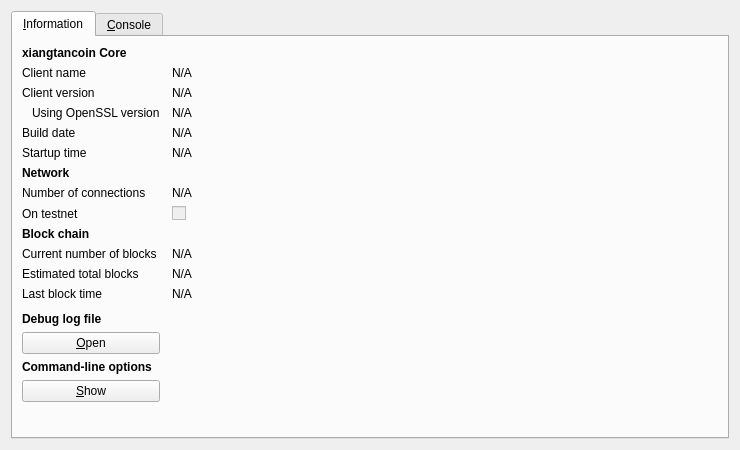
<?xml version="1.0" encoding="UTF-8"?>
<ui version="4.0">
 <class>RPCConsole</class>
 <widget class="QDialog" name="RPCConsole">
  <property name="geometry">
   <rect>
    <x>0</x>
    <y>0</y>
    <width>740</width>
    <height>450</height>
   </rect>
  </property>
  <property name="windowTitle">
   <string>xiangtancoin - Debug window</string>
  </property>
  <layout class="QVBoxLayout" name="verticalLayout_2">
   <item>
    <widget class="QTabWidget" name="tabWidget">
     <property name="currentIndex">
      <number>0</number>
     </property>
     <widget class="QWidget" name="tab_info">
      <attribute name="title">
       <string>&amp;Information</string>
      </attribute>
      <layout class="QGridLayout" name="gridLayout" columnstretch="0,1">
       <property name="horizontalSpacing">
        <number>12</number>
       </property>
       <item row="0" column="0">
        <widget class="QLabel" name="label_9">
         <property name="font">
          <font>
           <weight>75</weight>
           <bold>true</bold>
          </font>
         </property>
         <property name="text">
          <string>xiangtancoin Core</string>
         </property>
        </widget>
       </item>
       <item row="1" column="0">
        <widget class="QLabel" name="label_5">
         <property name="text">
          <string>Client name</string>
         </property>
        </widget>
       </item>
       <item row="1" column="1">
        <widget class="QLabel" name="clientName">
         <property name="cursor">
          <cursorShape>IBeamCursor</cursorShape>
         </property>
         <property name="text">
          <string>N/A</string>
         </property>
         <property name="textFormat">
          <enum>Qt::PlainText</enum>
         </property>
         <property name="textInteractionFlags">
          <set>Qt::LinksAccessibleByMouse|Qt::TextSelectableByKeyboard|Qt::TextSelectableByMouse</set>
         </property>
        </widget>
       </item>
       <item row="2" column="0">
        <widget class="QLabel" name="label_6">
         <property name="text">
          <string>Client version</string>
         </property>
        </widget>
       </item>
       <item row="2" column="1">
        <widget class="QLabel" name="clientVersion">
         <property name="cursor">
          <cursorShape>IBeamCursor</cursorShape>
         </property>
         <property name="text">
          <string>N/A</string>
         </property>
         <property name="textFormat">
          <enum>Qt::PlainText</enum>
         </property>
         <property name="textInteractionFlags">
          <set>Qt::LinksAccessibleByMouse|Qt::TextSelectableByKeyboard|Qt::TextSelectableByMouse</set>
         </property>
        </widget>
       </item>
       <item row="3" column="0">
        <widget class="QLabel" name="label_14">
         <property name="text">
          <string>Using OpenSSL version</string>
         </property>
         <property name="indent">
          <number>10</number>
         </property>
        </widget>
       </item>
       <item row="3" column="1">
        <widget class="QLabel" name="openSSLVersion">
         <property name="cursor">
          <cursorShape>IBeamCursor</cursorShape>
         </property>
         <property name="text">
          <string>N/A</string>
         </property>
         <property name="textFormat">
          <enum>Qt::PlainText</enum>
         </property>
         <property name="textInteractionFlags">
          <set>Qt::LinksAccessibleByMouse|Qt::TextSelectableByKeyboard|Qt::TextSelectableByMouse</set>
         </property>
        </widget>
       </item>
       <item row="4" column="0">
        <widget class="QLabel" name="label_12">
         <property name="text">
          <string>Build date</string>
         </property>
        </widget>
       </item>
       <item row="4" column="1">
        <widget class="QLabel" name="buildDate">
         <property name="cursor">
          <cursorShape>IBeamCursor</cursorShape>
         </property>
         <property name="text">
          <string>N/A</string>
         </property>
         <property name="textFormat">
          <enum>Qt::PlainText</enum>
         </property>
         <property name="textInteractionFlags">
          <set>Qt::LinksAccessibleByMouse|Qt::TextSelectableByKeyboard|Qt::TextSelectableByMouse</set>
         </property>
        </widget>
       </item>
       <item row="5" column="0">
        <widget class="QLabel" name="label_13">
         <property name="text">
          <string>Startup time</string>
         </property>
        </widget>
       </item>
       <item row="5" column="1">
        <widget class="QLabel" name="startupTime">
         <property name="cursor">
          <cursorShape>IBeamCursor</cursorShape>
         </property>
         <property name="text">
          <string>N/A</string>
         </property>
         <property name="textFormat">
          <enum>Qt::PlainText</enum>
         </property>
         <property name="textInteractionFlags">
          <set>Qt::LinksAccessibleByMouse|Qt::TextSelectableByKeyboard|Qt::TextSelectableByMouse</set>
         </property>
        </widget>
       </item>
       <item row="6" column="0">
        <widget class="QLabel" name="label_11">
         <property name="font">
          <font>
           <weight>75</weight>
           <bold>true</bold>
          </font>
         </property>
         <property name="text">
          <string>Network</string>
         </property>
        </widget>
       </item>
       <item row="7" column="0">
        <widget class="QLabel" name="label_7">
         <property name="text">
          <string>Number of connections</string>
         </property>
        </widget>
       </item>
       <item row="7" column="1">
        <widget class="QLabel" name="numberOfConnections">
         <property name="cursor">
          <cursorShape>IBeamCursor</cursorShape>
         </property>
         <property name="text">
          <string>N/A</string>
         </property>
         <property name="textFormat">
          <enum>Qt::PlainText</enum>
         </property>
         <property name="textInteractionFlags">
          <set>Qt::LinksAccessibleByMouse|Qt::TextSelectableByKeyboard|Qt::TextSelectableByMouse</set>
         </property>
        </widget>
       </item>
       <item row="8" column="0">
        <widget class="QLabel" name="label_8">
         <property name="text">
          <string>On testnet</string>
         </property>
        </widget>
       </item>
       <item row="8" column="1">
        <widget class="QCheckBox" name="isTestNet">
         <property name="enabled">
          <bool>false</bool>
         </property>
         <property name="text">
          <string/>
         </property>
        </widget>
       </item>
       <item row="9" column="0">
        <widget class="QLabel" name="label_10">
         <property name="font">
          <font>
           <weight>75</weight>
           <bold>true</bold>
          </font>
         </property>
         <property name="text">
          <string>Block chain</string>
         </property>
        </widget>
       </item>
       <item row="10" column="0">
        <widget class="QLabel" name="label_3">
         <property name="text">
          <string>Current number of blocks</string>
         </property>
        </widget>
       </item>
       <item row="10" column="1">
        <widget class="QLabel" name="numberOfBlocks">
         <property name="cursor">
          <cursorShape>IBeamCursor</cursorShape>
         </property>
         <property name="text">
          <string>N/A</string>
         </property>
         <property name="textFormat">
          <enum>Qt::PlainText</enum>
         </property>
         <property name="textInteractionFlags">
          <set>Qt::LinksAccessibleByMouse|Qt::TextSelectableByKeyboard|Qt::TextSelectableByMouse</set>
         </property>
        </widget>
       </item>
       <item row="11" column="0">
        <widget class="QLabel" name="label_4">
         <property name="text">
          <string>Estimated total blocks</string>
         </property>
        </widget>
       </item>
       <item row="11" column="1">
        <widget class="QLabel" name="totalBlocks">
         <property name="cursor">
          <cursorShape>IBeamCursor</cursorShape>
         </property>
         <property name="text">
          <string>N/A</string>
         </property>
         <property name="textFormat">
          <enum>Qt::PlainText</enum>
         </property>
         <property name="textInteractionFlags">
          <set>Qt::LinksAccessibleByMouse|Qt::TextSelectableByKeyboard|Qt::TextSelectableByMouse</set>
         </property>
        </widget>
       </item>
       <item row="12" column="0">
        <widget class="QLabel" name="label_2">
         <property name="text">
          <string>Last block time</string>
         </property>
        </widget>
       </item>
       <item row="12" column="1">
        <widget class="QLabel" name="lastBlockTime">
         <property name="cursor">
          <cursorShape>IBeamCursor</cursorShape>
         </property>
         <property name="text">
          <string>N/A</string>
         </property>
         <property name="textFormat">
          <enum>Qt::PlainText</enum>
         </property>
         <property name="textInteractionFlags">
          <set>Qt::LinksAccessibleByMouse|Qt::TextSelectableByKeyboard|Qt::TextSelectableByMouse</set>
         </property>
        </widget>
       </item>
       <item row="13" column="0">
        <spacer name="verticalSpacer_2">
         <property name="orientation">
          <enum>Qt::Vertical</enum>
         </property>
         <property name="sizeHint" stdset="0">
          <size>
           <width>20</width>
           <height>20</height>
          </size>
         </property>
        </spacer>
       </item>
       <item row="14" column="0">
        <widget class="QLabel" name="labelDebugLogfile">
         <property name="font">
          <font>
           <weight>75</weight>
           <bold>true</bold>
          </font>
         </property>
         <property name="text">
          <string>Debug log file</string>
         </property>
        </widget>
       </item>
       <item row="15" column="0">
        <widget class="QPushButton" name="openDebugLogfileButton">
         <property name="toolTip">
          <string>Open the xiangtancoin debug log file from the current data directory. This can take a few seconds for large log files.</string>
         </property>
         <property name="text">
          <string>&amp;Open</string>
         </property>
         <property name="autoDefault">
          <bool>false</bool>
         </property>
        </widget>
       </item>
       <item row="16" column="0">
        <widget class="QLabel" name="labelCLOptions">
         <property name="font">
          <font>
           <weight>75</weight>
           <bold>true</bold>
          </font>
         </property>
         <property name="text">
          <string>Command-line options</string>
         </property>
        </widget>
       </item>
       <item row="17" column="0">
        <widget class="QPushButton" name="showCLOptionsButton">
         <property name="toolTip">
          <string>Show the xiangtancoin-Qt help message to get a list with possible xiangtancoin command-line options.</string>
         </property>
         <property name="text">
          <string>&amp;Show</string>
         </property>
         <property name="autoDefault">
          <bool>false</bool>
         </property>
        </widget>
       </item>
       <item row="18" column="0">
        <spacer name="verticalSpacer">
         <property name="orientation">
          <enum>Qt::Vertical</enum>
         </property>
         <property name="sizeHint" stdset="0">
          <size>
           <width>20</width>
           <height>40</height>
          </size>
         </property>
        </spacer>
       </item>
      </layout>
     </widget>
     <widget class="QWidget" name="tab_console">
      <attribute name="title">
       <string>&amp;Console</string>
      </attribute>
      <layout class="QVBoxLayout" name="verticalLayout_3">
       <property name="spacing">
        <number>3</number>
       </property>
       <item>
        <widget class="QTextEdit" name="messagesWidget">
         <property name="minimumSize">
          <size>
           <width>0</width>
           <height>100</height>
          </size>
         </property>
         <property name="readOnly">
          <bool>true</bool>
         </property>
         <property name="tabKeyNavigation" stdset="0">
          <bool>false</bool>
         </property>
         <property name="columnCount" stdset="0">
          <number>2</number>
         </property>
        </widget>
       </item>
       <item>
        <layout class="QHBoxLayout" name="horizontalLayout">
         <property name="spacing">
          <number>3</number>
         </property>
         <item>
          <widget class="QLabel" name="label">
           <property name="text">
            <string notr="true">&gt;</string>
           </property>
          </widget>
         </item>
         <item>
          <widget class="QLineEdit" name="lineEdit"/>
         </item>
         <item>
          <widget class="QPushButton" name="clearButton">
           <property name="maximumSize">
            <size>
             <width>24</width>
             <height>24</height>
            </size>
           </property>
           <property name="toolTip">
            <string>Clear console</string>
           </property>
           <property name="text">
            <string/>
           </property>
           <property name="icon">
            <iconset resource="../bitcoin.qrc">
             <normaloff>:/icons/remove</normaloff>:/icons/remove</iconset>
           </property>
           <property name="shortcut">
            <string notr="true">Ctrl+L</string>
           </property>
           <property name="autoDefault">
            <bool>false</bool>
           </property>
          </widget>
         </item>
        </layout>
       </item>
      </layout>
     </widget>
    </widget>
   </item>
  </layout>
 </widget>
 <resources>
  <include location="../bitcoin.qrc"/>
 </resources>
 <connections/>
</ui>
